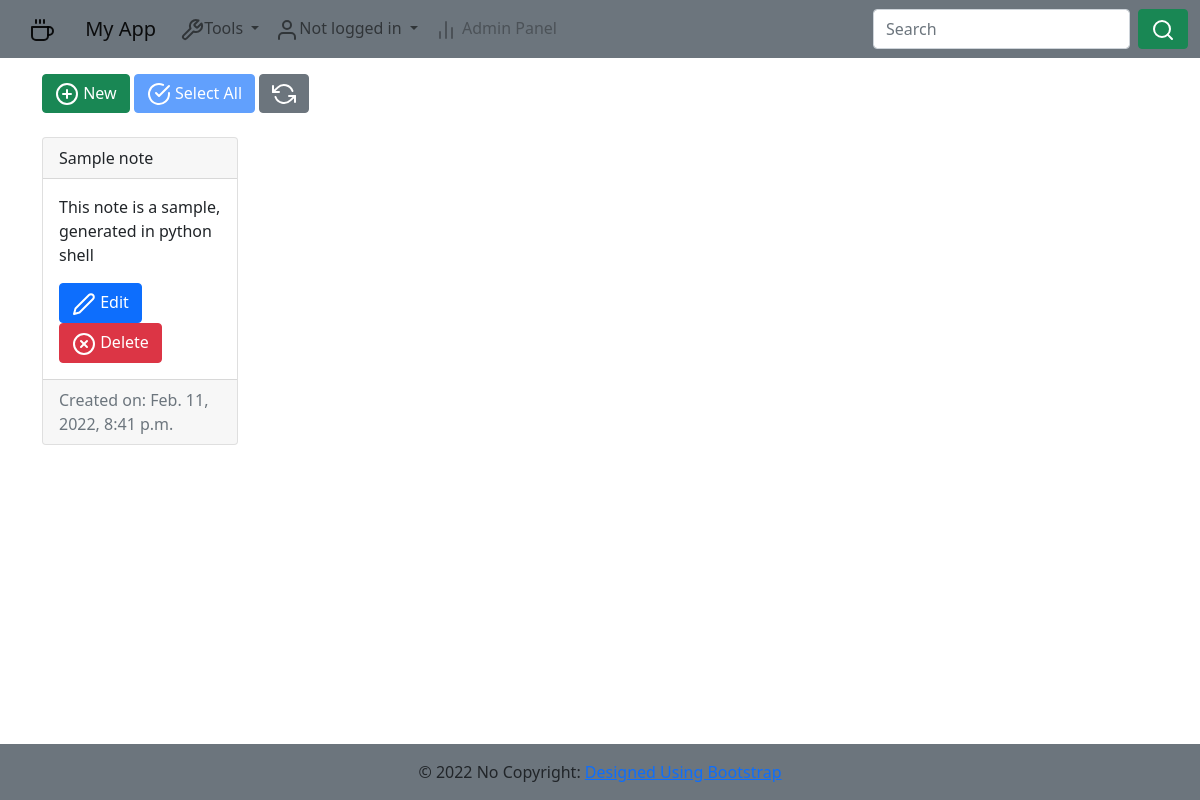
Before: /my_notes/ with the older database file.
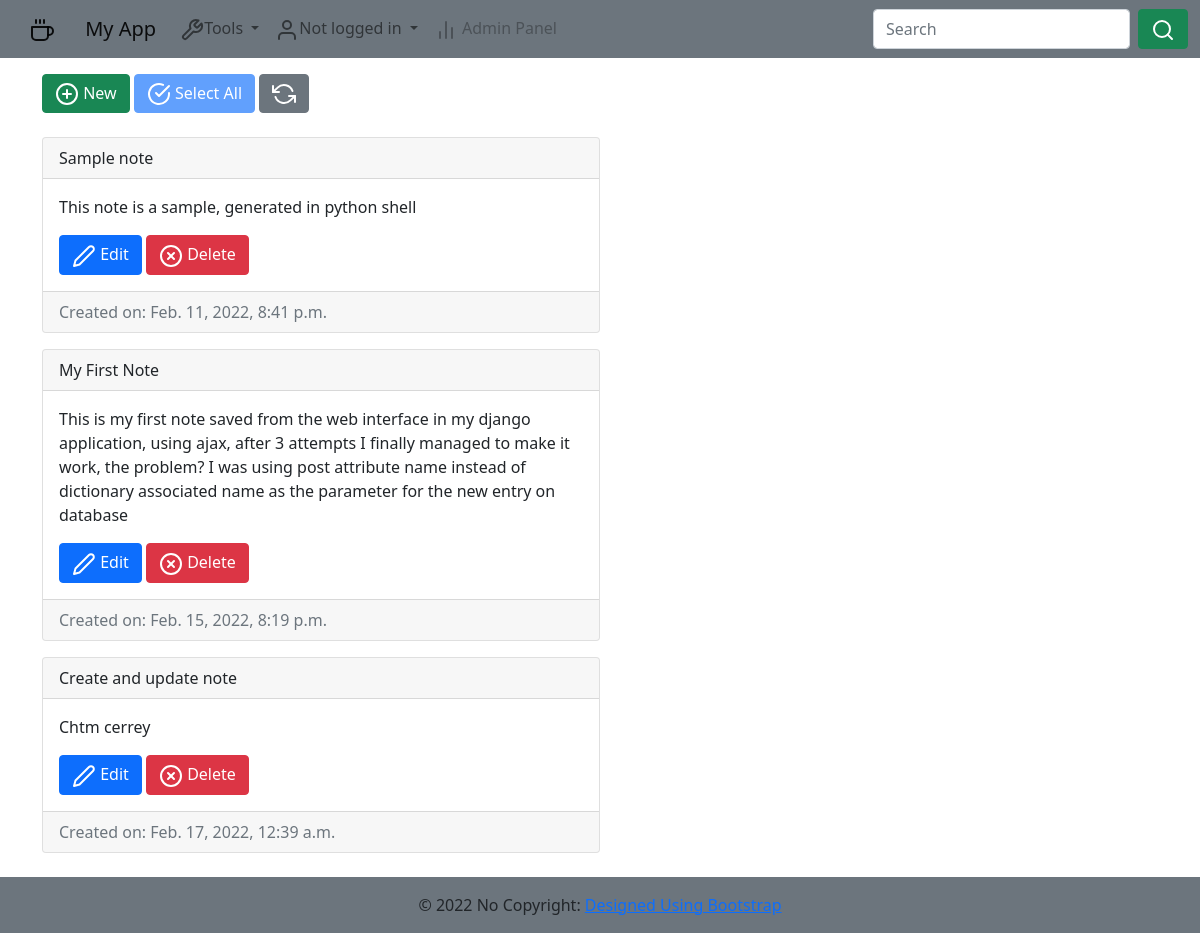
After: the same page with the newer database file.
### pyapp/models.py (models this page shows, shortened)
class Note(models.Model):
  noteTitle = models.CharField(max_length=50)
  noteBody = models.TextField()
  noteCreatedDate = models.DateTimeField(editable=False)
  noteUpdatedDate = models.DateTimeField()
  enabled = models.BooleanField()
  userId = models.ForeignKey(User, on_delete=models.CASCADE)
  '''Overload of save method'''
  def save(self, *args, **kwargs):
    if not self.id:
      self.noteCreatedDate=timezone.now()
    self.noteUpdatedDate=timezone.now()
    return super(Note, self).save(*args, **kwargs)

### pyapp/views.py (the view)
# urls.py: path('my_notes/', views.my_notes, name='my_notes'),
def my_notes(request):
  notes = Note.objects.order_by('id')
  template = loader.get_template('pyapp/my_notes.html')
  context = {'notes':notes}
  if is_ajax(request=request):
    notes_Json=serializers.serialize('json',notes)
    return JsonResponse(notes_Json, safe=False)
  else:
    return HttpResponse(template.render(context, request))

### pyapp/views.py (called while the page is built)
def is_ajax(request):
  return request.META.get('HTTP_X_REQUESTED_WITH') == 'XMLHttpRequest'

### pyapp/templates/pyapp/my_notes.html (shortened to what this page needs)
{% extends './layout.html' %}
{% block content%}
{%load static%}
<div class="row">
 <div class="col-sm-6 py-3 w-auto">
   <p>
    <button class="btn btn-success" type="button" data-bs-toggle="collapse" data-bs-target="#newNote" aria-expanded="false" aria-controls="newNote">
      <i data-feather="plus-circle"></i>
      <span>New</span>
    </button>
    <button class="btn btn-primary disabled" type="button"><i data-feather="check-circle"></i>
      <span>Select All</span>
    </button>
    <button class="btn btn-secondary" id="refreshNotes"><i data-feather="refresh-ccw"></i></button>
   </p>
<div id="savedNotes">
{%if notes%}
{%for note in notes %}
  <div class="col-sm-6 py-2">
    <div class="card" id="{{id}}">
     <div class="card-header">
        {{note.noteTitle}}
     </div>
      <div class="card-body">
        <p class="card-text">
          {{note.noteBody}}</p>
        <a href="#" class="btn btn-primary"><i data-feather="edit-2"></i>
          <span> Edit </span></a>
        <a href="#" class="btn btn-danger"><i data-feather="x-circle"></i>
          <span>Delete</span></a>
      </div>
      <div class="card-footer text-muted">
        Created on: {{note.noteCreatedDate}}
      </div>
   </div>
 </div>
{%endfor%}
{%endif%}
  </div>
</div>
</div>
{%endblock%}

Changed rows visible on the page:
added Note: noteTitle "My First Note", noteBody "This is my first note saved from the web interface in my django application, using ajax, after 3 attempts I finally managed to make it work, the problem? I was using post attribute name instead of dictionary associated name as the parameter for the new entry on database", noteCreatedDate "Feb. 15, 2022, 8:19 p.m."
added Note: noteTitle "Create and update note", noteBody "Chtm cerrey", noteCreatedDate "Feb. 17, 2022, 12:39 a.m."
